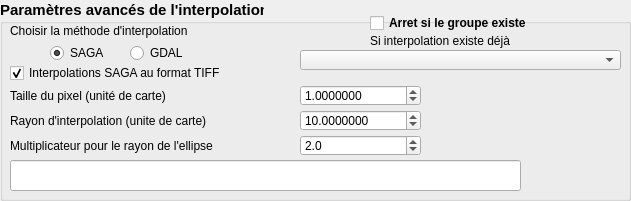
    <widget class="QGroupBox" name="groupBoxMethode">
     <property name="geometry">
      <rect>
       <x>5</x>
       <y>10</y>
       <width>631</width>
       <height>201</height>
      </rect>
     </property>
     <property name="font">
      <font>
       <pointsize>11</pointsize>
       <weight>75</weight>
       <bold>true</bold>
      </font>
     </property>
     <property name="whatsThis">
      <string>&lt;html&gt;&lt;head/&gt;&lt;body&gt;&lt;p&gt;Les paramètres avancés de l'interpolation&lt;/p&gt;&lt;/body&gt;&lt;/html&gt;</string>
     </property>
     <property name="autoFillBackground">
      <bool>true</bool>
     </property>
     <property name="title">
      <string>Paramètres avancés de l'interpolation</string>
     </property>
     <widget class="QCheckBox" name="checkBoxSagaTIFF">
      <property name="enabled">
       <bool>true</bool>
      </property>
      <property name="geometry">
       <rect>
        <x>10</x>
        <y>60</y>
        <width>281</width>
        <height>26</height>
       </rect>
      </property>
      <property name="font">
       <font>
        <pointsize>9</pointsize>
        <weight>50</weight>
        <bold>false</bold>
       </font>
      </property>
      <property name="toolTip">
       <string>&lt;html&gt;&lt;head/&gt;&lt;body&gt;&lt;p&gt;&lt;span style=&quot; font-size:10pt; color:#00aa00;&quot;&gt;Si vous souhaitez créer des interpolation en Tiff plutôt qu'en sdat (format de SAGA).&lt;/span&gt;&lt;/p&gt;&lt;/body&gt;&lt;/html&gt;</string>
      </property>
      <property name="text">
       <string>Interpolations SAGA au format TIFF</string>
      </property>
      <property name="checked">
       <bool>true</bool>
      </property>
     </widget>
     <widget class="QComboBox" name="fieldComboIntraContinue">
      <property name="enabled">
       <bool>true</bool>
      </property>
      <property name="geometry">
       <rect>
        <x>300</x>
        <y>50</y>
        <width>321</width>
        <height>20</height>
       </rect>
      </property>
      <property name="sizePolicy">
       <sizepolicy hsizetype="Minimum" vsizetype="Fixed">
        <horstretch>0</horstretch>
        <verstretch>0</verstretch>
       </sizepolicy>
      </property>
      <property name="toolTip">
       <string/>
      </property>
     </widget>
     <widget class="QLabel" name="lab_intra_exist">
      <property name="enabled">
       <bool>true</bool>
      </property>
      <property name="geometry">
       <rect>
        <x>370</x>
        <y>30</y>
        <width>181</width>
        <height>21</height>
       </rect>
      </property>
      <property name="sizePolicy">
       <sizepolicy hsizetype="Minimum" vsizetype="Fixed">
        <horstretch>0</horstretch>
        <verstretch>0</verstretch>
       </sizepolicy>
      </property>
      <property name="font">
       <font>
        <pointsize>9</pointsize>
        <weight>50</weight>
        <bold>false</bold>
        <underline>false</underline>
       </font>
      </property>
      <property name="text">
       <string>Si interpolation existe déjà</string>
      </property>
     </widget>
     <widget class="QCheckBox" name="checkBoxArret">
      <property name="geometry">
       <rect>
        <x>370</x>
        <y>10</y>
        <width>201</width>
        <height>26</height>
       </rect>
      </property>
      <property name="font">
       <font>
        <pointsize>9</pointsize>
       </font>
      </property>
      <property name="toolTip">
       <string>&lt;html&gt;&lt;head/&gt;&lt;body&gt;&lt;p&gt;&lt;span style=&quot; color:#4e9a06;&quot;&gt;Cette option évite de relancer un traitement déjà effectué dans la même session.&lt;/span&gt;&lt;/p&gt;&lt;/body&gt;&lt;/html&gt;</string>
      </property>
      <property name="text">
       <string>Arret si le groupe existe</string>
      </property>
     </widget>
     <widget class="QLabel" name="lab_MultiplieRayon">
      <property name="geometry">
       <rect>
        <x>10</x>
        <y>135</y>
        <width>281</width>
        <height>21</height>
       </rect>
      </property>
      <property name="sizePolicy">
       <sizepolicy hsizetype="Minimum" vsizetype="Fixed">
        <horstretch>0</horstretch>
        <verstretch>0</verstretch>
       </sizepolicy>
      </property>
      <property name="font">
       <font>
        <pointsize>9</pointsize>
        <weight>50</weight>
        <bold>false</bold>
       </font>
      </property>
      <property name="text">
       <string>Multiplicateur pour le rayon de l'ellipse</string>
      </property>
     </widget>
     <widget class="QLabel" name="lab_77">
      <property name="enabled">
       <bool>true</bool>
      </property>
      <property name="geometry">
       <rect>
        <x>10</x>
        <y>85</y>
        <width>281</width>
        <height>21</height>
       </rect>
      </property>
      <property name="sizePolicy">
       <sizepolicy hsizetype="Minimum" vsizetype="Fixed">
        <horstretch>0</horstretch>
        <verstretch>0</verstretch>
       </sizepolicy>
      </property>
      <property name="font">
       <font>
        <pointsize>9</pointsize>
        <weight>50</weight>
        <bold>false</bold>
       </font>
      </property>
      <property name="text">
       <string>Taille du pixel (unité de carte)</string>
      </property>
     </widget>
     <widget class="QDoubleSpinBox" name="spinBoxMultiplieRayon">
      <property name="geometry">
       <rect>
        <x>300</x>
        <y>135</y>
        <width>121</width>
        <height>21</height>
       </rect>
      </property>
      <property name="font">
       <font>
        <pointsize>9</pointsize>
        <weight>50</weight>
        <bold>false</bold>
       </font>
      </property>
      <property name="toolTip">
       <string>&lt;html&gt;&lt;head/&gt;&lt;body&gt;&lt;p&gt;&lt;span style=&quot; font-size:10pt; color:#00aa00;&quot;&gt;Choix supplémentaire nécessaire à GDAL qui indique combien d'équivalent du rayon d'interpolation vous voulez scruter perpendicairement aux rangs (la forme de l'ellipse)&lt;/span&gt;&lt;/p&gt;&lt;/body&gt;&lt;/html&gt;</string>
      </property>
      <property name="inputMethodHints">
       <set>Qt::ImhNone</set>
      </property>
      <property name="decimals">
       <number>1</number>
      </property>
      <property name="minimum">
       <double>0.500000000000000</double>
      </property>
      <property name="maximum">
       <double>5.000000000000000</double>
      </property>
      <property name="singleStep">
       <double>0.100000000000000</double>
      </property>
      <property name="value">
       <double>2.000000000000000</double>
      </property>
     </widget>
     <widget class="QDoubleSpinBox" name="spinBoxPixel">
      <property name="geometry">
       <rect>
        <x>300</x>
        <y>85</y>
        <width>121</width>
        <height>21</height>
       </rect>
      </property>
      <property name="font">
       <font>
        <pointsize>9</pointsize>
        <weight>50</weight>
        <bold>false</bold>
       </font>
      </property>
      <property name="toolTip">
       <string>&lt;html&gt;&lt;head/&gt;&lt;body&gt;&lt;p&gt;&lt;span style=&quot; font-size:10pt; color:#00aa00;&quot;&gt;Selon votre choix de système de coordonnés, la correspondance à 1 mètre varie. Elle vaut 0,5 en L93 et 0,000009 en WGS84&lt;/span&gt;&lt;/p&gt;&lt;/body&gt;&lt;/html&gt;</string>
      </property>
      <property name="inputMethodHints">
       <set>Qt::ImhNone</set>
      </property>
      <property name="decimals">
       <number>7</number>
      </property>
      <property name="minimum">
       <double>0.000000000000000</double>
      </property>
      <property name="maximum">
       <double>3.000000000000000</double>
      </property>
      <property name="singleStep">
       <double>0.100000000000000</double>
      </property>
      <property name="value">
       <double>1.000000000000000</double>
      </property>
     </widget>
     <widget class="QLabel" name="lab_78">
      <property name="geometry">
       <rect>
        <x>10</x>
        <y>110</y>
        <width>281</width>
        <height>21</height>
       </rect>
      </property>
      <property name="sizePolicy">
       <sizepolicy hsizetype="Minimum" vsizetype="Fixed">
        <horstretch>0</horstretch>
        <verstretch>0</verstretch>
       </sizepolicy>
      </property>
      <property name="font">
       <font>
        <pointsize>9</pointsize>
        <weight>50</weight>
        <bold>false</bold>
       </font>
      </property>
      <property name="text">
       <string>Rayon d'interpolation (unite de carte)</string>
      </property>
     </widget>
     <widget class="QLineEdit" name="lineEditDoubleRayon">
      <property name="enabled">
       <bool>true</bool>
      </property>
      <property name="geometry">
       <rect>
        <x>10</x>
        <y>160</y>
        <width>511</width>
        <height>31</height>
       </rect>
      </property>
      <property name="sizePolicy">
       <sizepolicy hsizetype="Minimum" vsizetype="Fixed">
        <horstretch>0</horstretch>
        <verstretch>0</verstretch>
       </sizepolicy>
      </property>
      <property name="font">
       <font>
        <pointsize>9</pointsize>
        <weight>50</weight>
        <italic>true</italic>
        <bold>false</bold>
       </font>
      </property>
      <property name="maxLength">
       <number>100</number>
      </property>
      <property name="dragEnabled">
       <bool>true</bool>
      </property>
      <property name="readOnly">
       <bool>false</bool>
      </property>
     </widget>
     <widget class="QLabel" name="lab_75">
      <property name="geometry">
       <rect>
        <x>10</x>
        <y>20</y>
        <width>281</width>
        <height>21</height>
       </rect>
      </property>
      <property name="sizePolicy">
       <sizepolicy hsizetype="Minimum" vsizetype="Fixed">
        <horstretch>0</horstretch>
        <verstretch>0</verstretch>
       </sizepolicy>
      </property>
      <property name="font">
       <font>
        <pointsize>9</pointsize>
        <weight>50</weight>
        <bold>false</bold>
       </font>
      </property>
      <property name="text">
       <string>Choisir la méthode d'interpolation</string>
      </property>
     </widget>
     <widget class="QDoubleSpinBox" name="spinBoxDoubleRayon">
      <property name="geometry">
       <rect>
        <x>300</x>
        <y>110</y>
        <width>121</width>
        <height>21</height>
       </rect>
      </property>
      <property name="font">
       <font>
        <pointsize>9</pointsize>
        <weight>50</weight>
        <bold>false</bold>
       </font>
      </property>
      <property name="decimals">
       <number>7</number>
      </property>
      <property name="minimum">
       <double>0.000000000000000</double>
      </property>
      <property name="maximum">
       <double>20.000000000000000</double>
      </property>
      <property name="singleStep">
       <double>0.100000000000000</double>
      </property>
      <property name="value">
       <double>10.000000000000000</double>
      </property>
     </widget>
     <widget class="QRadioButton" name="radioButtonSAGA">
      <property name="enabled">
       <bool>true</bool>
      </property>
      <property name="geometry">
       <rect>
        <x>50</x>
        <y>40</y>
        <width>71</width>
        <height>26</height>
       </rect>
      </property>
      <property name="font">
       <font>
        <pointsize>9</pointsize>
        <weight>50</weight>
        <bold>false</bold>
       </font>
      </property>
      <property name="toolTip">
       <string>&lt;html&gt;&lt;head/&gt;&lt;body&gt;&lt;p&gt;&lt;span style=&quot; font-size:10pt; color:#00aa00;&quot;&gt;Saga est accessible avec la Version 3, mais les traitements d'interpolation souvent beaucoup plus lent qu'avec GDAL.&lt;/span&gt;&lt;/p&gt;&lt;p&gt;&lt;span style=&quot; font-size:10pt; color:#00aa00;&quot;&gt;Le grain des cartes est plus fin avec SAGA : le rendu est plus joli.&lt;/span&gt;&lt;/p&gt;&lt;/body&gt;&lt;/html&gt;</string>
      </property>
      <property name="text">
       <string>SAGA</string>
      </property>
      <property name="checked">
       <bool>true</bool>
      </property>
     </widget>
     <widget class="QRadioButton" name="radioButtonGDAL">
      <property name="geometry">
       <rect>
        <x>130</x>
        <y>40</y>
        <width>71</width>
        <height>26</height>
       </rect>
      </property>
      <property name="font">
       <font>
        <pointsize>9</pointsize>
        <weight>50</weight>
        <bold>false</bold>
       </font>
      </property>
      <property name="toolTip">
       <string>&lt;html&gt;&lt;head/&gt;&lt;body&gt;&lt;p&gt;&lt;span style=&quot; font-size:10pt; color:#00aa00;&quot;&gt;GDAL permet une interpolation dans une ellipse qui tient compte de l'orientation des rangs. Cette possibilité n'est disponible qu'avec les attributs et vecteurs en version 3.&lt;/span&gt;&lt;/p&gt;&lt;p&gt;&lt;span style=&quot; font-size:10pt; color:#00aa00;&quot;&gt;Avec cette interpolation, seul l'écartement entre les isolignes est réglable.&lt;/span&gt;&lt;/p&gt;&lt;/body&gt;&lt;/html&gt;</string>
      </property>
      <property name="text">
       <string>GDAL</string>
      </property>
      <property name="checked">
       <bool>false</bool>
      </property>
     </widget>
    </widget>
